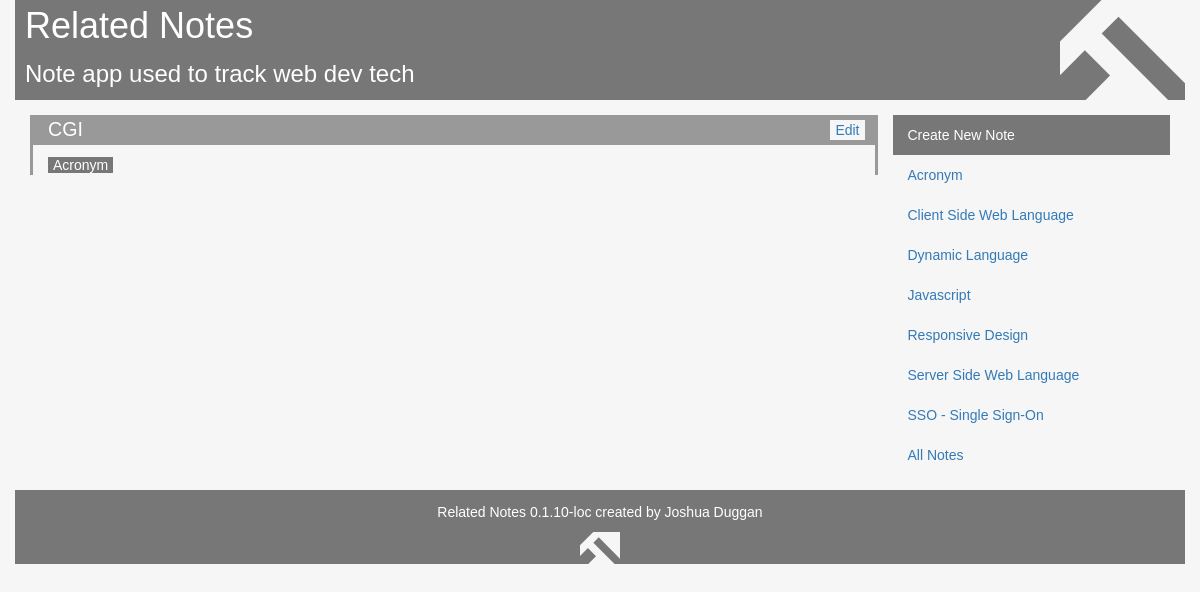
/?note=38, run on the app's committed database.
### tables this page shows
CREATE TABLE IF NOT EXISTS `notes` (
  `id` int(11) NOT NULL AUTO_INCREMENT,
  `is_category` tinyint(1) NOT NULL DEFAULT '0',
  `name` varchar(101) NOT NULL,
  `description` text NOT NULL,
  PRIMARY KEY (`id`),
  UNIQUE KEY `id` (`id`),
  UNIQUE KEY `name` (`name`)
);

### public_html/index.php (the view, shortened to what this page needs)
<?php
require_once 'common.php';
echo "<div class='row'>\n";
echo "</div>\n";
echo "<div class='row'>\n";
$allNotes = array_key_exists('all_notes', $_GET);
$catId = array_key_exists('cat', $_GET) ? (integer)$_GET['cat'] : -1;
$noteId = array_key_exists('note', $_GET) ? (integer)$_GET['note'] : -1;
if ($catId > 1) {
  $catsRes = $db->query(
            "(SELECT * FROM notes WHERE is_category = 1 AND id = $catId) "
          . "UNION ALL (SELECT * FROM (SELECT * FROM notes "
          . "WHERE is_category = 1 AND id <> $catId ORDER BY name) tmp)")
            or handleIt($db->error);
} else {
  $catsRes = $db->query(
            "SELECT * FROM notes WHERE is_category = 1 ORDER BY name")
            or handleIt($db->error);
  if ($noteId > 1) {
    $notesRes = $db->query(
            "SELECT * FROM notes WHERE is_category <> 1 AND id = $noteId");
  }
}
echo "<div class='col-sm-9'>";
if ($allNotes) {
  echoNoteSections($notesRes);
} else if ($noteId > 1) {
  echoNoteSections($notesRes);
} else {
  echoNoteSections($catsRes);
}
echo "</div>\n";
echo "<ul class='nav col-sm-3 jd-navcol'>\n";
echo "<li class='jd-edit-nav'><a href='edit.php'>Create New Note</a></li>\n";
if ($allNotes) {
  echo "<li><a href='#'>All Notes</a><ul class='nav'>\n";
  echoNavLis($notesRes);
  echo "</ul></li>\n";
  echoNavLis($catsRes);
} else {
  echoNavLis($catsRes);
  echo "<li><a href='./?all_notes#'>All Notes</a></li>\n";
}
echo "</ul>\n";
echo "</div>\n";
echo "<div class='row'>\n";
echo "</div>\n";
function echoNoteSections($res) {
  global $db;
  while ($row = $res->fetch_assoc()) {
    echo "<section id='{$row['id']}note' class='"
       . ($row['is_category'] ? "jd-cat" : "jd-note") . "'>\n";
    echo "<div class='jd-h-block'>"
       . "<a href='edit.php?id={$row['id']}'>Edit</a>"
       . "<h3>" . htmlspecialchars($row['name']) . "</h3>"
       . "</div>\n";
    echo "<p>";
    $saRes = $db->query(
        "SELECT id, name, is_category FROM notes WHERE id IN "
        . "(SELECT note_id FROM relationships WHERE relationship_id IN "
        . "(SELECT relationship_id FROM relationships "
        . "WHERE note_id = {$row['id']}) AND note_id <> {$row['id']}) "
        . "ORDER BY is_category DESC, name");
    while ($saRow = $saRes->fetch_assoc()) {
      $nType = ($saRow['is_category']) ? 'cat' : 'note';
      echo "<a href='./?$nType={$saRow['id']}' class='jd-$nType-link'>"
        . htmlspecialchars($saRow['name']) . "</a>\n";
    }
    echo "</p>\n";
    echo "</section>\n";
  }
}
function echoNavLis($res) {
  global $catId;
  global $notesRes;
  while ($row = $res->fetch_assoc()) {
    if ($row['id'] == $catId) {
      echo "<li><a href='#'>" . htmlspecialchars($row['name']) . "</a>";
      echo "<ul class='nav'>\n";
      echoNavLis($notesRes);
      echo "</ul>\n";
    } else {
      echo "<li><a href='"
         . (($row['is_category']) ? "./?cat={$row['id']}" : "#{$row['id']}note")
         . "'>" . htmlspecialchars($row['name']) . "</a>";
    }
    echo "</li>\n";
  }
}

### public_html/main.css (style rules this page uses)
html { height: 100%; }
body { font-family: Verdana, Geneva, sans-serif; background-color: #F6F6F6; margin: 0; height: 100%; position: relative; }
section { border-left: 3px solid #2760AA; border-right: 3px solid #2760AA; margin: 15px 0; }
section > * { padding-left: 15px; padding-right: 15px; }

### public_html/relatednotes.css (style rules this page uses)
.jd-cat h3, .jd-note h3 { color: white; }
section { border-left: 3px solid #777; border-right: 3px solid #777; margin: 15px 0; }
section > * { padding-left: 15px; padding-right: 15px; }
.jd-note { padding-left: 0; padding-right: 0; border-left: 3px solid #999; border-right: 3px solid #999; }
.jd-h-block { padding-top: 0.3em; padding-bottom: 0.3em; margin-bottom: 0.4em; }
footer, .jd-h-block { background-color: #777; }
.jd-note .jd-h-block { background-color: #999; }
.jd-h-block h3 { display: inline; }
.jd-note h3 { font-size: 1.4em; }
.jd-h-block a { float: right; background-color: #F6F6F6; padding: 0 5px; margin-top: 1px; margin-right: -5px; }
.jd-navcol { margin: 15px 0; }
.jd-edit-nav { background-color: #777; color: white; }
.jd-edit-nav a { color: white; }
.jd-note-link, .jd-cat-link { background-color: #777; white-space: nowrap; color: white; padding: 0 5px; }

### data on the page
notes: name "CGI"
notes: name "Acronym"
notes: name "Client Side Web Language"
notes: name "Dynamic Language"
notes: name "Javascript"
notes: name "Responsive Design"
notes: name "Server Side Web Language"
notes: name "SSO - Single Sign-On"

### other printed values
VERSION "0.1.10-loc"
